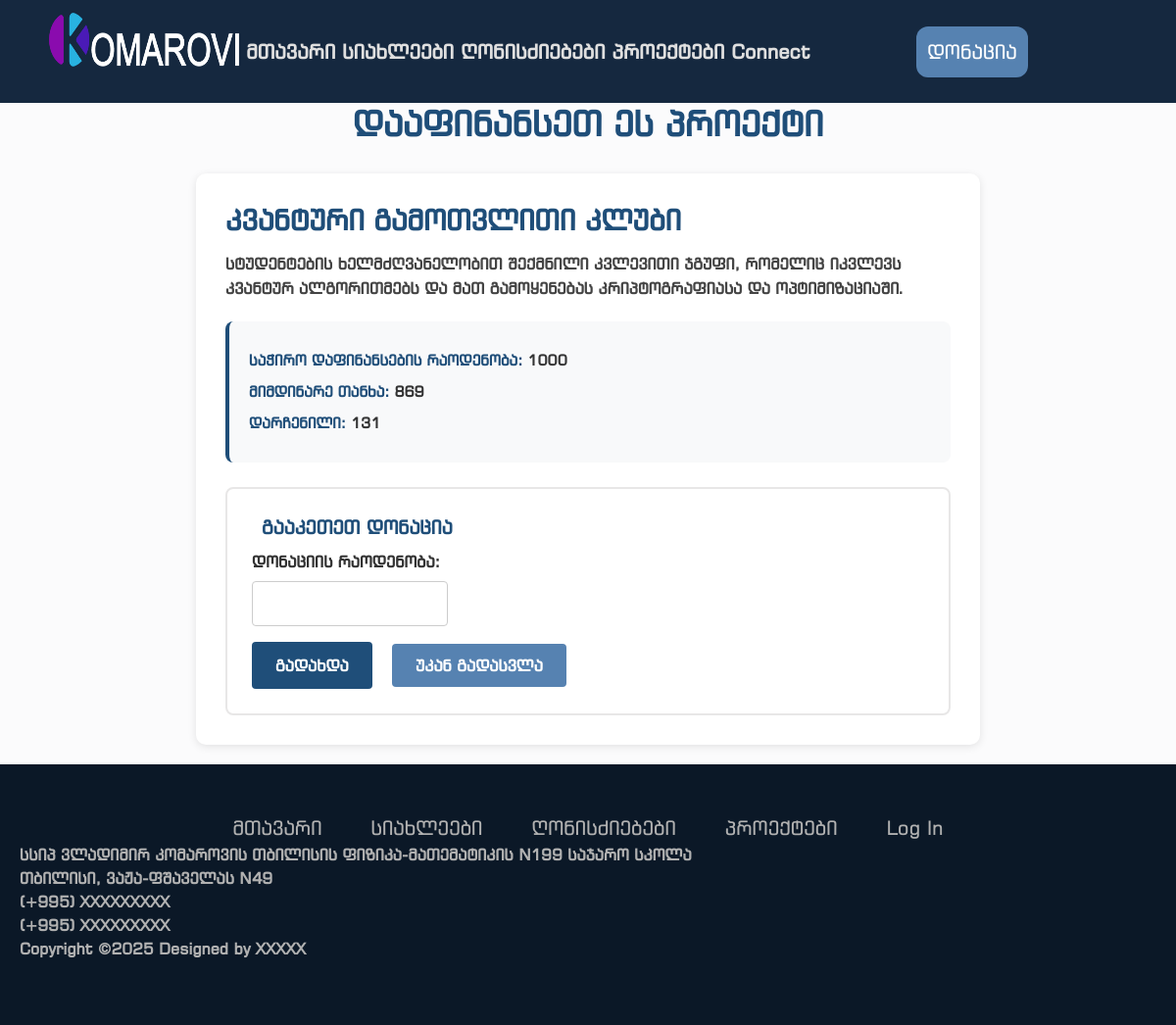
The app's page /donate/4 with its own data.
### models.py (models this page shows, shortened)
class Projects(db.Model):
    id = db.Column(db.Integer, primary_key=True)
    title = db.Column(db.String(500), nullable=False)
    description = db.Column(db.Text)
    funding_goal = db.Column(db.Integer, nullable=False, default=0)
    current_amount = db.Column(db.Integer, nullable=False, default=0)
    image = db.Column(db.String(200))
    date_added = db.Column(db.DateTime, default=datetime.utcnow)

### routes.py (the view, shortened to what this page needs)
@app.route("/donate/<int:id>", methods=['GET', 'POST'])
def donate(id):
    project = Projects.query.get_or_404(id)
    return render_template('donations.html', project=project)

### templates/donations.html
{% extends "base.html" %} {% block head %}
<link
  rel="stylesheet"
  href="{{ url_for('static', filename='css/donations.css') }}"
/>
{% endblock %} {% block content %}
<h1>დააფინანსეთ ეს პროექტი</h1>
<div class="project">
  <h2>{{project.title}}</h2>
  <p>{{project.description}}</p>
  <div class="funding-info">
    <p><strong>საჭირო დაფინანსების რაოდენობა:</strong> {{project.funding_goal}}</p>
    <p><strong>მიმდინარე თანხა:</strong> {{project.current_amount}}</p>
    <p><strong>დარჩენილი:</strong> {{project.funding_goal - project.current_amount}}</p>
  </div>
  <form method="POST" action="">
    <fieldset>
      <legend>გააკეთეთ დონაცია</legend>
      <div>
        <label for="amount">დონაციის რაოდენობა:</label>
        <input type="number" id="amount" name="amount" min="1" required>
      </div>
      <div style="margin-top: 1rem;">
        <button type="submit">გადახდა</button>
        <a href="{{url_for('project', id=project.id)}}">უკან გადასვლა</a>
      </div>
    </fieldset>
  </form>
</div>
{% endblock content%}

### static/css/main.css (style rules this page uses)
html, body { margin: 0; height: 100%; padding: 0; display: flex; flex-direction: column; overflow-x: hidden; background-color: rgb(251, 251, 252); font-family: "AlkSanet", "BpgExsqMtavruli", "BpgIngiriArial", Arial, Helvetica, sans-serif; }
button { font-family: "AlkSanet", "BpgExsqMtavruli", "BpgIngiriArial", Arial, Helvetica, sans-serif; }

### static/css/footer.css (style rules this page uses)
span, p { color: rgb(177, 177, 177); font-weight: bold; }
a { text-decoration: none; }

### static/css/donations.css (style rules this page uses)
.project { background-color: #ffffff; border-radius: 10px; padding: 30px; margin: 20px auto; max-width: 800px; box-shadow: 0 2px 8px rgba(0, 0, 0, 0.1); }
.project h2 { color: #1f4e79; font-size: 1.8rem; font-weight: bold; margin-bottom: 15px; }
.project p { color: #444; line-height: 1.6; margin-bottom: 20px; font-size: 16px; }
.funding-info { background-color: #f8f9fa; padding: 20px; border-radius: 8px; margin-bottom: 25px; border-left: 4px solid #1f4e79; }
.funding-info p { margin: 8px 0; color: #333; font-size: 15px; }
.funding-info strong { color: #1f4e79; font-weight: 600; }
form fieldset { border: 2px solid #e8e7e7; border-radius: 8px; padding: 25px; margin: 0; }
form legend { color: #1f4e79; font-weight: bold; font-size: 1.2rem; padding: 0 10px; }
form label { display: block; color: #333; font-weight: 600; margin-bottom: 8px; }
form input[type="number"] { width: 100%; max-width: 200px; padding: 10px 12px; border: 1px solid #ccc; border-radius: 4px; font-size: 16px; box-sizing: border-box; }
form button[type="submit"] { background-color: #1f4e79; color: white; border: none; padding: 12px 24px; border-radius: 4px; font-size: 16px; font-weight: 600; cursor: pointer; margin-right: 15px; transition: background-color 0.3s; }
form a { background-color: #5682b1; color: white; padding: 12px 24px; border-radius: 4px; text-decoration: none; font-size: 16px; font-weight: 600; transition: background-color 0.3s; }
h1 { text-align: center; color: #1f4e79; font-size: 2.2rem; margin-bottom: 30px; font-weight: bold; }

### records on screen
Projects: title "კვანტური გამოთვლითი კლუბი", description "სტუდენტების ხელმძღვანელობით შექმნილი კვლევითი ჯგუფი, რომელიც იკვლევს კვანტურ ალგორითმებს და მათ გამოყენებას კრიპტოგრაფიასა და ოპტიმიზაციაში.", funding_goal "1000", current_amount "869", project.funding_goal-project.current_amount "131"
